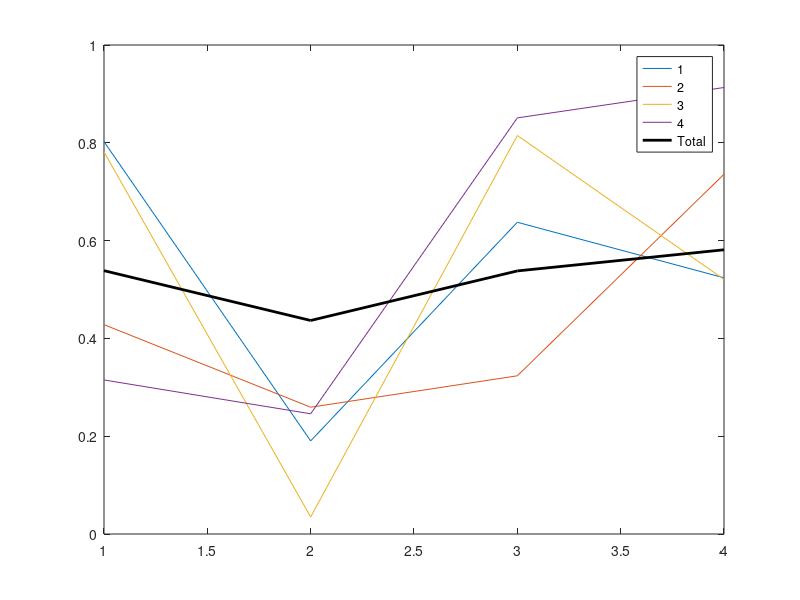

Source code (MATLAB):
clc
clear all 
close 
R = rand(4);
 h = plot(R)
 legend(h, '1', '2', '3', '4')
 hold on
 h2 = plot(mean(R), 'k', 'LineWidth', 2)
 legend([h; h2], '1', '2', '3', '4', 'Total')